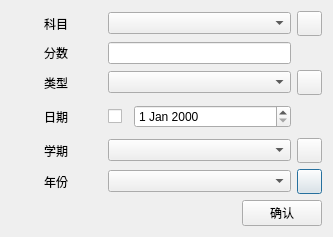
<?xml version="1.0" encoding="UTF-8"?>
<ui version="4.0">
 <class>Debt</class>
 <widget class="QDialog" name="Debt">
  <property name="geometry">
   <rect>
    <x>0</x>
    <y>0</y>
    <width>333</width>
    <height>237</height>
   </rect>
  </property>
  <property name="windowTitle">
   <string>Dialog</string>
  </property>
  <layout class="QVBoxLayout" name="verticalLayout">
   <item>
    <layout class="QGridLayout" name="gridLayout" rowstretch="1,1,1,1,1,0" columnstretch="2,4,1">
     <property name="rightMargin">
      <number>0</number>
     </property>
     <item row="1" column="0" alignment="Qt::AlignHCenter">
      <widget class="QLabel" name="label_2">
       <property name="text">
        <string>分数</string>
       </property>
      </widget>
     </item>
     <item row="3" column="0" alignment="Qt::AlignHCenter">
      <widget class="QLabel" name="label_3">
       <property name="text">
        <string>日期</string>
       </property>
      </widget>
     </item>
     <item row="5" column="0" alignment="Qt::AlignHCenter">
      <widget class="QLabel" name="label_5">
       <property name="text">
        <string>年份</string>
       </property>
      </widget>
     </item>
     <item row="0" column="0" alignment="Qt::AlignHCenter">
      <widget class="QLabel" name="label">
       <property name="text">
        <string>科目</string>
       </property>
      </widget>
     </item>
     <item row="4" column="0" alignment="Qt::AlignHCenter">
      <widget class="QLabel" name="label_4">
       <property name="text">
        <string>学期</string>
       </property>
      </widget>
     </item>
     <item row="1" column="1">
      <widget class="QLineEdit" name="lineEdit_grade"/>
     </item>
     <item row="0" column="1">
      <widget class="QComboBox" name="comboBox_subject"/>
     </item>
     <item row="5" column="1">
      <widget class="QComboBox" name="comboBox_year"/>
     </item>
     <item row="5" column="2">
      <widget class="QPushButton" name="pushButton_add4">
       <property name="minimumSize">
        <size>
         <width>25</width>
         <height>25</height>
        </size>
       </property>
       <property name="maximumSize">
        <size>
         <width>25</width>
         <height>25</height>
        </size>
       </property>
       <property name="styleSheet">
        <string notr="true">#pushButton_add4{
Border-image:url(:/images/add.png);
}
#pushButton_add4:pressed{
border: 1px solid rgb(24, 103, 155);
border-radius: 5px;
background-color: rgb(124, 203, 255);
color: white;
}</string>
       </property>
       <property name="text">
        <string/>
       </property>
      </widget>
     </item>
     <item row="4" column="2">
      <widget class="QPushButton" name="pushButton_add3">
       <property name="minimumSize">
        <size>
         <width>25</width>
         <height>25</height>
        </size>
       </property>
       <property name="maximumSize">
        <size>
         <width>25</width>
         <height>25</height>
        </size>
       </property>
       <property name="styleSheet">
        <string notr="true">#pushButton_add3{
Border-image:url(:/images/add.png);
}
#pushButton_add3:pressed{
border: 1px solid rgb(24, 103, 155);
border-radius: 5px;
background-color: rgb(124, 203, 255);
color: white;
}</string>
       </property>
       <property name="text">
        <string/>
       </property>
      </widget>
     </item>
     <item row="0" column="2">
      <widget class="QPushButton" name="pushButton_add1">
       <property name="minimumSize">
        <size>
         <width>25</width>
         <height>25</height>
        </size>
       </property>
       <property name="maximumSize">
        <size>
         <width>25</width>
         <height>25</height>
        </size>
       </property>
       <property name="styleSheet">
        <string notr="true">#pushButton_add1{
Border-image:url(:/images/add.png);
}
#pushButton_add1:pressed{
border: 1px solid rgb(24, 103, 155);
border-radius: 5px;
background-color: rgb(124, 203, 255);
color: white;
}</string>
       </property>
       <property name="text">
        <string/>
       </property>
      </widget>
     </item>
     <item row="3" column="1">
      <widget class="QWidget" name="widget" native="true">
       <property name="layoutDirection">
        <enum>Qt::LeftToRight</enum>
       </property>
       <layout class="QHBoxLayout" name="horizontalLayout" stretch="1,7">
        <property name="spacing">
         <number>3</number>
        </property>
        <property name="leftMargin">
         <number>0</number>
        </property>
        <property name="topMargin">
         <number>0</number>
        </property>
        <property name="rightMargin">
         <number>0</number>
        </property>
        <property name="bottomMargin">
         <number>0</number>
        </property>
        <item>
         <widget class="QCheckBox" name="checkBox">
          <property name="text">
           <string/>
          </property>
         </widget>
        </item>
        <item>
         <widget class="QDateEdit" name="dateEdit"/>
        </item>
       </layout>
      </widget>
     </item>
     <item row="4" column="1">
      <widget class="QComboBox" name="comboBox_semester"/>
     </item>
     <item row="2" column="0" alignment="Qt::AlignHCenter">
      <widget class="QLabel" name="label_6">
       <property name="text">
        <string>类型</string>
       </property>
      </widget>
     </item>
     <item row="2" column="1">
      <widget class="QComboBox" name="comboBox_type"/>
     </item>
     <item row="2" column="2">
      <widget class="QPushButton" name="pushButton_add2">
       <property name="minimumSize">
        <size>
         <width>25</width>
         <height>25</height>
        </size>
       </property>
       <property name="maximumSize">
        <size>
         <width>25</width>
         <height>25</height>
        </size>
       </property>
       <property name="styleSheet">
        <string notr="true">#pushButton_add2{
Border-image:url(:/images/add.png);
}
#pushButton_add2:pressed{
border: 1px solid rgb(24, 103, 155);
border-radius: 5px;
background-color: rgb(124, 203, 255);
color: white;
}</string>
       </property>
       <property name="text">
        <string/>
       </property>
      </widget>
     </item>
    </layout>
   </item>
   <item>
    <layout class="QHBoxLayout" name="horizontalLayout_2">
     <item>
      <spacer name="horizontalSpacer">
       <property name="orientation">
        <enum>Qt::Horizontal</enum>
       </property>
       <property name="sizeHint" stdset="0">
        <size>
         <width>40</width>
         <height>20</height>
        </size>
       </property>
      </spacer>
     </item>
     <item>
      <widget class="QPushButton" name="pushButton">
       <property name="text">
        <string>确认</string>
       </property>
      </widget>
     </item>
    </layout>
   </item>
  </layout>
 </widget>
 <resources/>
 <connections/>
</ui>
